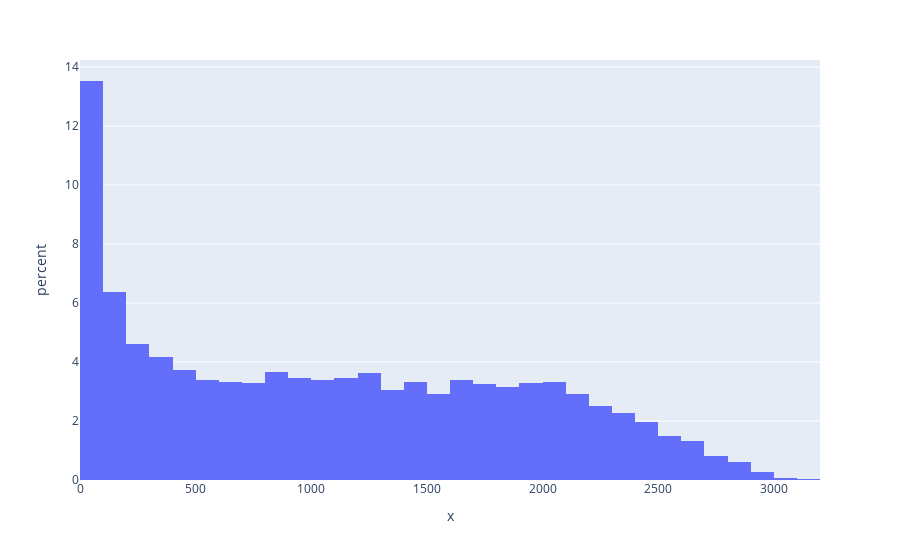

Notebook cell for this chart:
### Code cell
#Minutes played distribution

fig = px.histogram(x=playoffs_df['MIN'], histnorm= 'percent')
fig.show()

### Figure 1 — Plotly figure (JSON) as saved in the notebook; plotly's stock layout.template omitted (floating-point values rounded to 4 significant figures; data arrays with more than 128 entries replaced by an {"elided": "..."} marker saying what was removed)
{"data": [{"alignmentgroup": "True", "bingroup": "x", "histnorm": "percent", "hovertemplate": "x=%{x}<br>percent=%{y}<extra></extra>", "legendgroup": "", "marker": {"color": "#636efa", "pattern": {"shape": ""}}, "name": "", "offsetgroup": "", "orientation": "v", "showlegend": false, "type": "histogram", "x": {"elided": "5309 int values"}, "xaxis": "x", "yaxis": "y"}], "layout": {"barmode": "relative", "legend": {"tracegroupgap": 0}, "margin": {"t": 60}, "xaxis": {"anchor": "y", "domain": [0, 1], "title": {"text": "x"}}, "yaxis": {"anchor": "x", "domain": [0, 1], "title": {"text": "percent"}}}}
